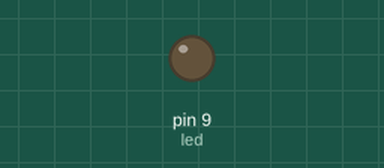
Simulated run of this sketch. Board: Arduino Uno, built with avr-gcc and run on an emulated ATmega328P. On the bench: output pins drawn as LEDs (lit = HIGH).

Above: at 0.15 s.
At 39.84 s:
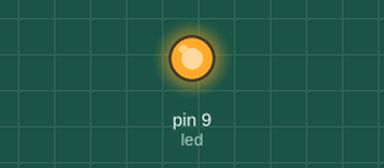
Timing chart, 0 to 40.0 s (numbered marks = the images above):
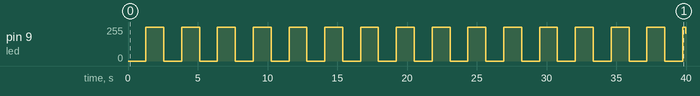

Measured:
- by itself, pin 9 (led): 0/255 → 255/255 at 1.3 s, → 0/255 1.3 s later, → 255/255 1.3 s later, → 0/255 1.3 s later, … (32 changes in this stretch)

The sketch:

pwmled.ino
```cpp
int led = 9;

void setup() {
  pinMode(led, OUTPUT);
}

void loop() {
  // Gradually increase brightness
  for(int i = 0; i <= 255; i++) {
    analogWrite(led, i);
    delay(5);
  }

  // Gradually decrease brightness
  for(int bright = 255; bright >= 0; bright--) {
    analogWrite(led, bright);
    delay(5);
  }
}
```

esp.ino
```cpp
#define BLYNK_TEMPLATE_NAME "IOT"
#define BLYNK_AUTH_TOKEN "W59IYrnD7X13pDXU-OgcYw9YBH0Cmsm0"
```
